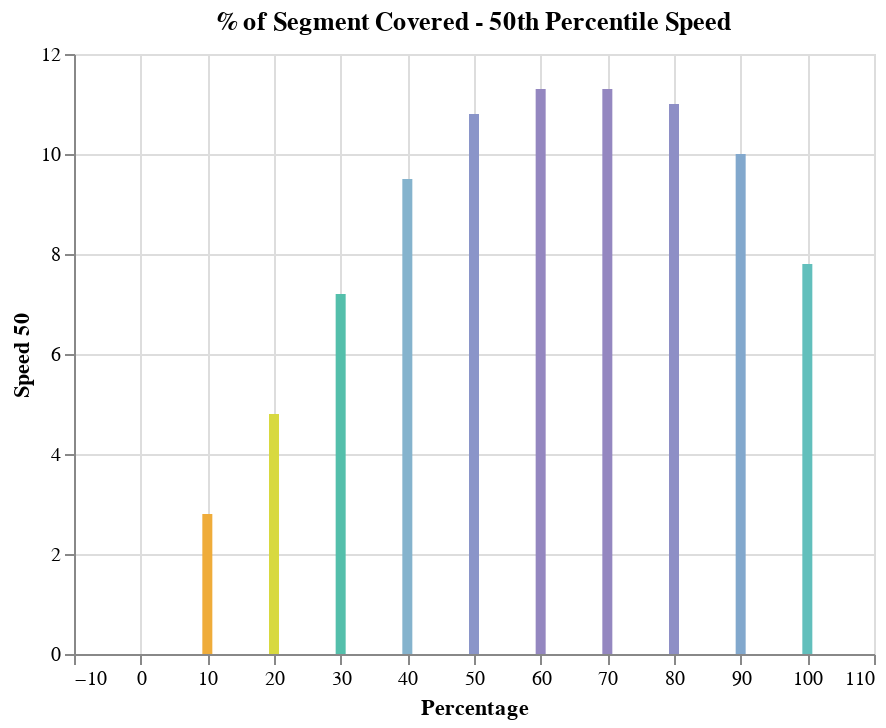

Notebook code for this chart:
### Code cell
bar_chart(percent_speeds, 'Percentage','Speed 50', '% of Segment Covered - 50th Percentile Speed')

### Figure 1 — Vega-Lite specification as saved in the notebook (floating-point values rounded to 4 significant figures)
{"config": {"view": {"continuousWidth": 400, "continuousHeight": 300}}, "data": {"name": "data-9debfe97d2d6330d33a30533195bf49b"}, "mark": "bar", "encoding": {"color": {"field": "Speed 50", "legend": null, "scale": {"range": ["#2EA8CE", "#EB9F3C", "#F4D837", "#51BF9D", "#8CBCCB", "#9487C0"]}, "type": "quantitative"}, "tooltip": [{"field": "Percentage", "type": "quantitative"}, {"field": "Total Rows", "type": "quantitative"}, {"field": "Speed Mph Mean", "type": "quantitative"}, {"field": "Speed Std", "type": "quantitative"}, {"field": "Speed Mph Min", "type": "quantitative"}, {"field": "Speed 25", "type": "quantitative"}, {"field": "Speed 50", "type": "quantitative"}, {"field": "Speed 75", "type": "quantitative"}, {"field": "Speed Mph Max", "type": "quantitative"}], "x": {"field": "Percentage", "type": "quantitative"}, "y": {"field": "Speed 50", "type": "quantitative"}}, "height": 300, "title": "% of Segment Covered - 50th Percentile Speed", "width": 400, "$schema": "https://vega.github.io/schema/vega-lite/v4.17.0.json", "datasets": {"data-9debfe97d2d6330d33a30533195bf49b": [{"Percentage": 0, "Total Rows": 206200.0, "Speed Mph Mean": 0.3, "Speed Std": 1.6, "Speed Mph Min": 0.0, "Speed 25": 0.0, "Speed 50": 0.0, "Speed 75": 0.0, "Speed Mph Max": 257.9}, {"Percentage": 10, "Total Rows": 54320.0, "Speed Mph Mean": 4.0, "Speed Std": 4.8, "Speed Mph Min": 0.0, "Speed 25": 1.2, "Speed 50": 2.8, "Speed 75": 5.2, "Speed Mph Max": 160.2}, {"Percentage": 20, "Total Rows": 67300.0, "Speed Mph Mean": 6.8, "Speed Std": 7.4, "Speed Mph Min": 0.0, "Speed 25": 2.3, "Speed 50": 4.8, "Speed 75": 8.6, "Speed Mph Max": 473.3}, {"Percentage": 30, "Total Rows": 84190.0, "Speed Mph Mean": 10.0, "Speed Std": 9.6, "Speed Mph Min": 0.0, "Speed 25": 3.4, "Speed 50": 7.2, "Speed 75": 13.7, "Speed Mph Max": 396.4}, {"Percentage": 40, "Total Rows": 109800.0, "Speed Mph Mean": 12.4, "Speed Std": 10.5, "Speed Mph Min": 0.0, "Speed 25": 4.6, "Speed 50": 9.5, "Speed 75": 18.0, "Speed Mph Max": 410.4}, {"Percentage": 50, "Total Rows": 138500.0, "Speed Mph Mean": 13.6, "Speed Std": 10.5, "Speed Mph Min": 0.0, "Speed 25": 5.5, "Speed 50": 10.8, "Speed 75": 19.9, "Speed Mph Max": 331.6}, {"Percentage": 60, "Total Rows": 167500.0, "Speed Mph Mean": 13.9, "Speed Std": 10.1, "Speed Mph Min": 0.0, "Speed 25": 6.1, "Speed 50": 11.3, "Speed 75": 19.8, "Speed Mph Max": 166.9}, {"Percentage": 70, "Total Rows": 207700.0, "Speed Mph Mean": 13.7, "Speed Std": 9.7, "Speed Mph Min": 0.0, "Speed 25": 6.4, "Speed 50": 11.3, "Speed 75": 18.8, "Speed Mph Max": 372.9}, {"Percentage": 80, "Total Rows": 283500.0, "Speed Mph Mean": 13.2, "Speed Std": 9.2, "Speed Mph Min": 0.0, "Speed 25": 6.5, "Speed 50": 11.0, "Speed 75": 17.9, "Speed Mph Max": 582.6}, {"Percentage": 90, "Total Rows": 634100.0, "Speed Mph Mean": 12.2, "Speed Std": 8.6, "Speed Mph Min": 0.0, "Speed 25": 6.3, "Speed 50": 10.0, "Speed 75": 15.7, "Speed Mph Max": 434.5}, {"Percentage": 100, "Total Rows": 276300.0, "Speed Mph Mean": 9.1, "Speed Std": 5.9, "Speed Mph Min": 0.0, "Speed 25": 5.1, "Speed 50": 7.8, "Speed 75": 11.6, "Speed Mph Max": 112.1}]}}
